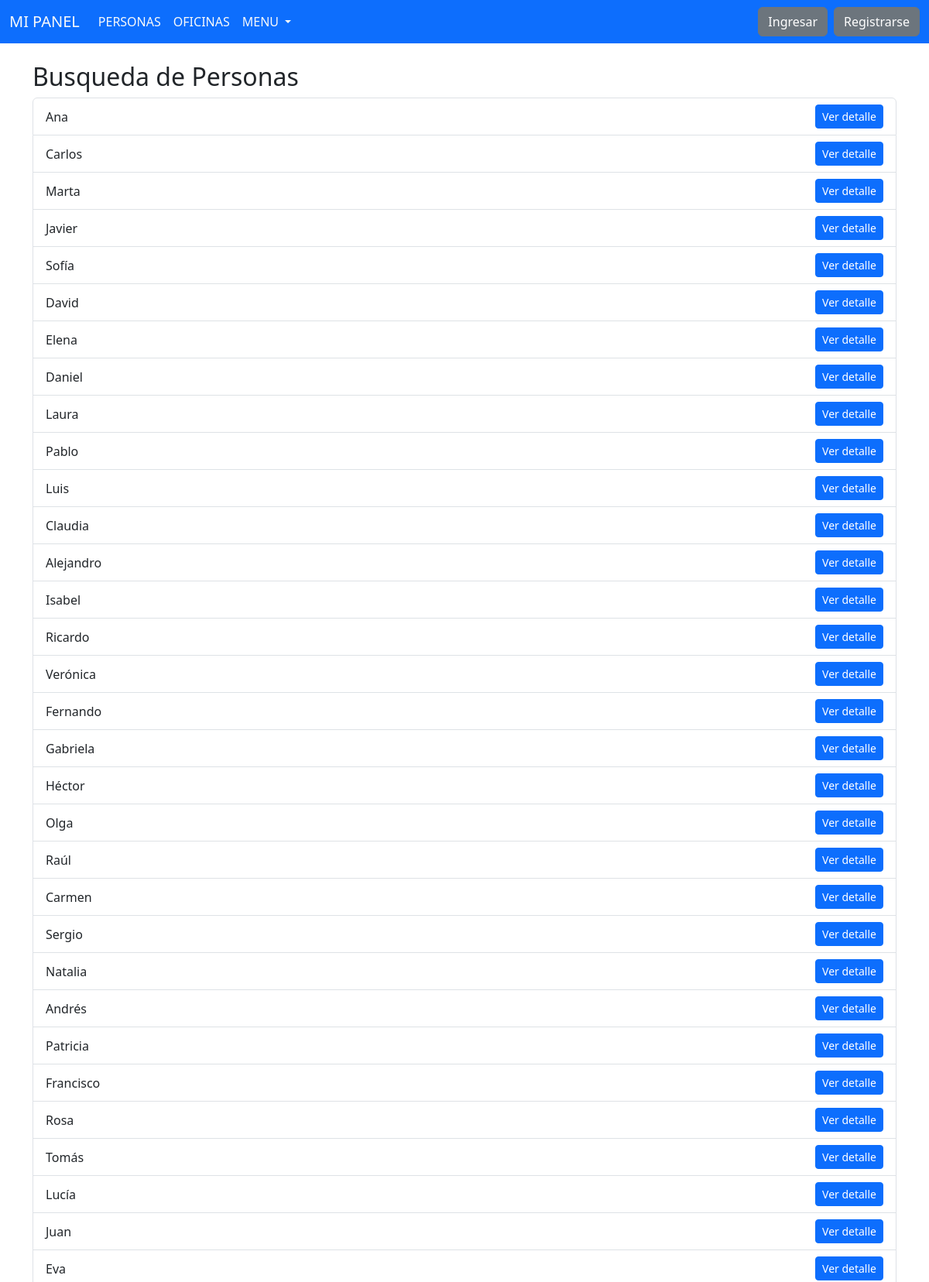
Screenshot of /persona/buscar/ (upper part) with the database file from the repository.
### persona/models.py (models this page shows, shortened)
class Persona(models.Model):
    nombre = models.CharField(max_length=100)
    apellido = models.CharField(max_length=100)
    edad = models.IntegerField()
    oficina = models.ForeignKey('oficina.Oficina', on_delete=models.CASCADE, related_name='personas')
    class Meta:
        verbose_name = 'Persona'
        verbose_name_plural = 'Personas'

### persona/views.py (the view)
class PersonaSearchView(ListView):
    model = Persona
    template_name = 'persona/buscar.html'
    context_object_name = 'personas'
    def get_queryset(self):
        query = self.request.GET.get('q')
        if query:
            return Persona.objects.filter(
                Q(nombre__icontains=query)
            )
        return Persona.objects.all()
    def get_context_data(self, **kwargs):
        context = super().get_context_data(**kwargs)
        personas = context['personas']
        if personas.count() == 1:
            persona = personas.first()
            context['detalle_url'] = reverse_lazy('persona:detalle', kwargs={'pk': persona.pk})
        context['titulo'] = "Busqueda de Personas"
        context['home_url'] = 'persona:lista'
        context['search_query'] = self.request.GET.get('q', '')
        return context

### templates/persona/buscar.html (shortened to what this page needs)
{% extends "base.html" %}
{% block content %}
  <div class="container mt-4">
    <h2>{{ titulo }}</h2>
    <ul class="list-group">
      {% for persona in personas %}
        <li class="list-group-item d-flex justify-content-between align-items-center">
          {{ persona.nombre }}
          <a href="{% url 'persona:detalle' persona.pk %}" class="btn btn-sm btn-primary">
            Ver detalle
          </a>
        </li>
      {% empty %}
        <li class="list-group-item">No se encontraron resultados.</li>
      {% endfor %}
    </ul>
  </div>
{% endblock %}

### rows the page displays
Persona: nombre "Ana"
Persona: nombre "Carlos"
Persona: nombre "Marta"
Persona: nombre "Javier"
Persona: nombre "Sofía"
Persona: nombre "David"
Persona: nombre "Elena"
Persona: nombre "Daniel"
Persona: nombre "Laura"
Persona: nombre "Pablo"
Persona: nombre "Luis"
Persona: nombre "Claudia"
Persona: nombre "Alejandro"
Persona: nombre "Isabel"
Persona: nombre "Ricardo"
Persona: nombre "Verónica"
Persona: nombre "Fernando"
Persona: nombre "Gabriela"
Persona: nombre "Héctor"
Persona: nombre "Olga"
Persona: nombre "Raúl"
Persona: nombre "Carmen"
Persona: nombre "Sergio"
Persona: nombre "Natalia"
Persona: nombre "Andrés"
Persona: nombre "Patricia"
Persona: nombre "Francisco"
Persona: nombre "Rosa"
Persona: nombre "Tomás"
Persona: nombre "Lucía"
Persona: nombre "Juan"
Persona: nombre "Eva"

### other values shown
{{ titulo }} "Busqueda de Personas"
